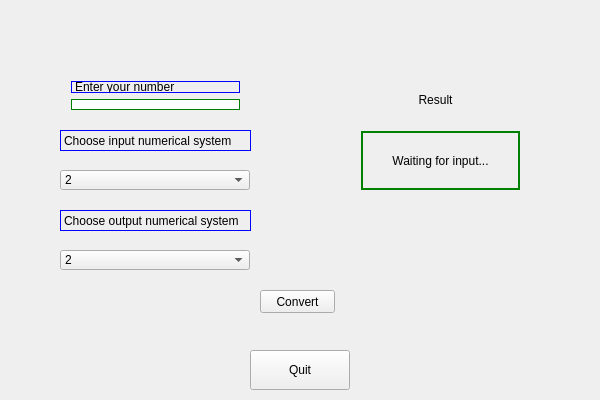
<?xml version="1.0" encoding="UTF-8"?>
<ui version="4.0">
 <class>lab6Class</class>
 <widget class="QWidget" name="lab6Class">
  <property name="geometry">
   <rect>
    <x>0</x>
    <y>0</y>
    <width>600</width>
    <height>400</height>
   </rect>
  </property>
  <property name="windowTitle">
   <string>lab6</string>
  </property>
  <widget class="QPushButton" name="QuitBtn">
   <property name="geometry">
    <rect>
     <x>250</x>
     <y>350</y>
     <width>100</width>
     <height>40</height>
    </rect>
   </property>
   <property name="styleSheet">
    <string notr="true">font: 16pt &quot;MS UI Gothic&quot;;</string>
   </property>
   <property name="text">
    <string>Quit</string>
   </property>
  </widget>
  <widget class="QWidget" name="MainWidget" native="true">
   <property name="geometry">
    <rect>
     <x>50</x>
     <y>40</y>
     <width>501</width>
     <height>281</height>
    </rect>
   </property>
   <widget class="QPushButton" name="Convert">
    <property name="geometry">
     <rect>
      <x>210</x>
      <y>250</y>
      <width>75</width>
      <height>23</height>
     </rect>
    </property>
    <property name="text">
     <string>Convert</string>
    </property>
   </widget>
   <widget class="QWidget" name="verticalLayoutWidget">
    <property name="geometry">
     <rect>
      <x>10</x>
      <y>30</y>
      <width>191</width>
      <height>51</height>
     </rect>
    </property>
    <layout class="QVBoxLayout" name="verticalLayout">
     <item>
      <widget class="QLabel" name="label">
       <property name="styleSheet">
        <string notr="true">border-style: solid; border-width: 1px; border-color: blue;</string>
       </property>
       <property name="text">
        <string>Enter your number</string>
       </property>
      </widget>
     </item>
     <item>
      <widget class="QLineEdit" name="inputForm">
       <property name="styleSheet">
        <string notr="true">border-style: solid; border-width: 1px; border-color: green;</string>
       </property>
      </widget>
     </item>
    </layout>
   </widget>
   <widget class="QLabel" name="head1">
    <property name="geometry">
     <rect>
      <x>10</x>
      <y>90</y>
      <width>191</width>
      <height>21</height>
     </rect>
    </property>
    <property name="styleSheet">
     <string notr="true">border-style: solid; border-width: 1px; border-color: blue;</string>
    </property>
    <property name="text">
     <string>Choose input numerical system</string>
    </property>
   </widget>
   <widget class="QLabel" name="head2">
    <property name="geometry">
     <rect>
      <x>10</x>
      <y>170</y>
      <width>191</width>
      <height>21</height>
     </rect>
    </property>
    <property name="styleSheet">
     <string notr="true">border-style: solid; border-width: 1px; border-color: blue;</string>
    </property>
    <property name="text">
     <string>Choose output numerical system</string>
    </property>
   </widget>
   <widget class="QWidget" name="verticalLayoutWidget_2">
    <property name="geometry">
     <rect>
      <x>300</x>
      <y>80</y>
      <width>181</width>
      <height>81</height>
     </rect>
    </property>
    <layout class="QVBoxLayout" name="verticalLayout_2">
     <item>
      <widget class="QLabel" name="output">
       <property name="styleSheet">
        <string notr="true">border-style: solid; border-width: 2px; border-color: green;</string>
       </property>
       <property name="text">
        <string>Waiting for input...</string>
       </property>
       <property name="alignment">
        <set>Qt::AlignCenter</set>
       </property>
      </widget>
     </item>
    </layout>
   </widget>
   <widget class="QLabel" name="headOut">
    <property name="geometry">
     <rect>
      <x>360</x>
      <y>50</y>
      <width>51</width>
      <height>20</height>
     </rect>
    </property>
    <property name="styleSheet">
     <string notr="true">font: 12pt &quot;MS Shell Dlg 2&quot;;</string>
    </property>
    <property name="text">
     <string>Result</string>
    </property>
    <property name="alignment">
     <set>Qt::AlignCenter</set>
    </property>
   </widget>
   <widget class="QComboBox" name="inSys">
    <property name="geometry">
     <rect>
      <x>10</x>
      <y>130</y>
      <width>190</width>
      <height>20</height>
     </rect>
    </property>
    <property name="currentText">
     <string>10</string>
    </property>
    <item>
     <property name="text">
      <string>2</string>
     </property>
    </item>
    <item>
     <property name="text">
      <string>8</string>
     </property>
    </item>
    <item>
     <property name="text">
      <string>10</string>
     </property>
    </item>
    <item>
     <property name="text">
      <string>16</string>
     </property>
    </item>
   </widget>
   <widget class="QComboBox" name="outSys">
    <property name="geometry">
     <rect>
      <x>10</x>
      <y>210</y>
      <width>190</width>
      <height>20</height>
     </rect>
    </property>
    <property name="currentText">
     <string>2</string>
    </property>
    <item>
     <property name="text">
      <string>2</string>
     </property>
    </item>
    <item>
     <property name="text">
      <string>8</string>
     </property>
    </item>
    <item>
     <property name="text">
      <string>10</string>
     </property>
    </item>
    <item>
     <property name="text">
      <string>16</string>
     </property>
    </item>
   </widget>
  </widget>
 </widget>
 <layoutdefault spacing="6" margin="11"/>
 <resources>
  <include location="lab6.qrc"/>
 </resources>
 <connections/>
</ui>
